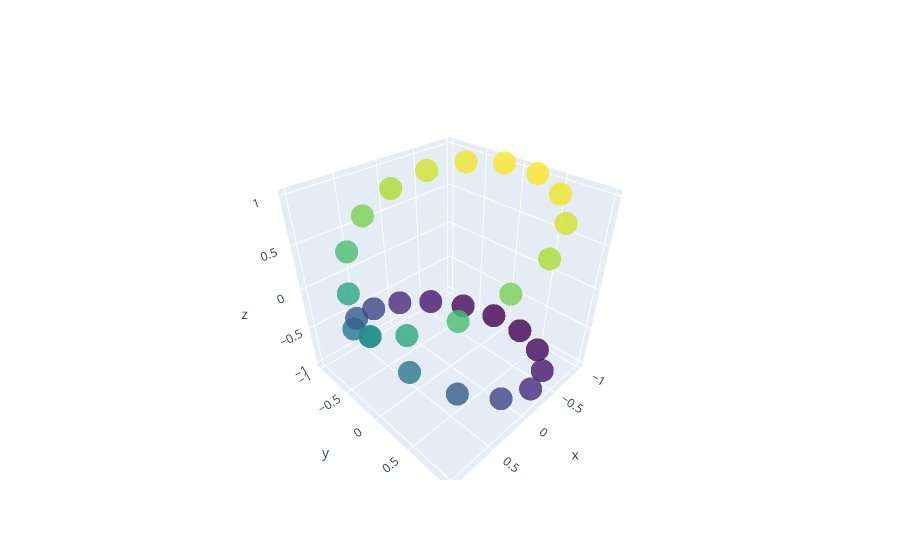

The notebook cell this image was saved under:
### Code cell
fig = go.Figure(
    data=[
        go.Scatter3d(
            x=x,
            y=y,
            z=z,
            mode="markers",
            marker=dict(
                size=8,
                color=z,  # set color to an array/list of desired values
                colorscale="Viridis",  # choose a colorscale
                opacity=0.8,
            ),
        )
    ]
)
fig.show()

### Figure 1 — Plotly figure (JSON) as saved in the notebook; plotly's stock layout.template omitted (floating-point values rounded to 4 significant figures)
{"data": [{"marker": {"color": [0, -0.2079, -0.4067, -0.5878, -0.7431, -0.866, -0.9511, -0.9945, -0.9945, -0.9511, -0.866, -0.7431, -0.5878, -0.4067, -0.2079, -1.225e-16, 0.2079, 0.4067, 0.5878, 0.7431, 0.866, 0.9511, 0.9945, 0.9945, 0.9511, 0.866, 0.7431, 0.5878, 0.4067, 0.2079], "colorscale": [[0, "#440154"], [0.1111, "#482878"], [0.2222, "#3e4989"], [0.3333, "#31688e"], [0.4444, "#26828e"], [0.5556, "#1f9e89"], [0.6667, "#35b779"], [0.7778, "#6ece58"], [0.8889, "#b5de2b"], [1, "#fde725"]], "opacity": 0.8, "size": 8}, "mode": "markers", "type": "scatter3d", "x": [1, 0.9135, 0.6691, 0.309, -0.1045, -0.5, -0.809, -0.9781, -0.9781, -0.809, -0.5, -0.1045, 0.309, 0.6691, 0.9135, 1, 0.9135, 0.6691, 0.309, -0.1045, -0.5, -0.809, -0.9781, -0.9781, -0.809, -0.5, -0.1045, 0.309, 0.6691, 0.9135], "y": [0, -0.4067, -0.7431, -0.9511, -0.9945, -0.866, -0.5878, -0.2079, 0.2079, 0.5878, 0.866, 0.9945, 0.9511, 0.7431, 0.4067, 2.449e-16, -0.4067, -0.7431, -0.9511, -0.9945, -0.866, -0.5878, -0.2079, 0.2079, 0.5878, 0.866, 0.9945, 0.9511, 0.7431, 0.4067], "z": [0, -0.2079, -0.4067, -0.5878, -0.7431, -0.866, -0.9511, -0.9945, -0.9945, -0.9511, -0.866, -0.7431, -0.5878, -0.4067, -0.2079, -1.225e-16, 0.2079, 0.4067, 0.5878, 0.7431, 0.866, 0.9511, 0.9945, 0.9945, 0.9511, 0.866, 0.7431, 0.5878, 0.4067, 0.2079]}], "layout": {"autosize": true, "scene": {"aspectmode": "auto", "aspectratio": {"x": 0.9963, "y": 1.002, "z": 1.002}}}}
